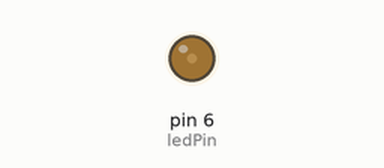
The sketch below on a simulated Arduino Uno, built with avr-gcc and run on an emulated ATmega328P. Parts: output pins drawn as LEDs (lit = HIGH).

Above: at 0.05 s.
At 1.7 s:
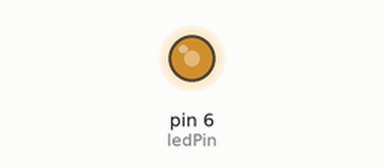
At 3.05 s:
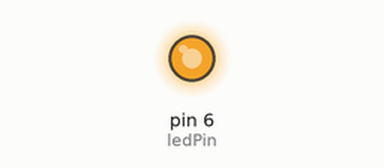
At 6.1 s:
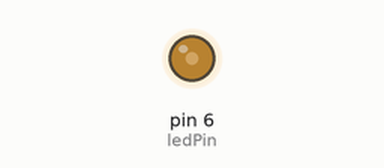
Timing chart, 0 to 9.0 s (numbered marks = the images above):
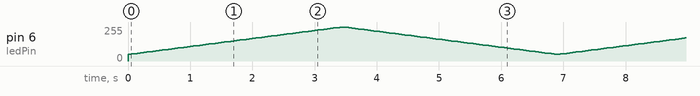

The sketch:

Dimer.ino
```cpp
int ledPin = 6;

void setup() {}

void loop() {
  for (int fadeValue = 50 ; fadeValue <= 255; fadeValue += 3) {  // sets the value (range from 0 to 255):
    analogWrite(ledPin, fadeValue);
    delay(50);
  }

  for (int fadeValue = 255 ; fadeValue >= 50; fadeValue -= 3) {
    analogWrite(ledPin, fadeValue);
    delay(50);
  }
}
```
